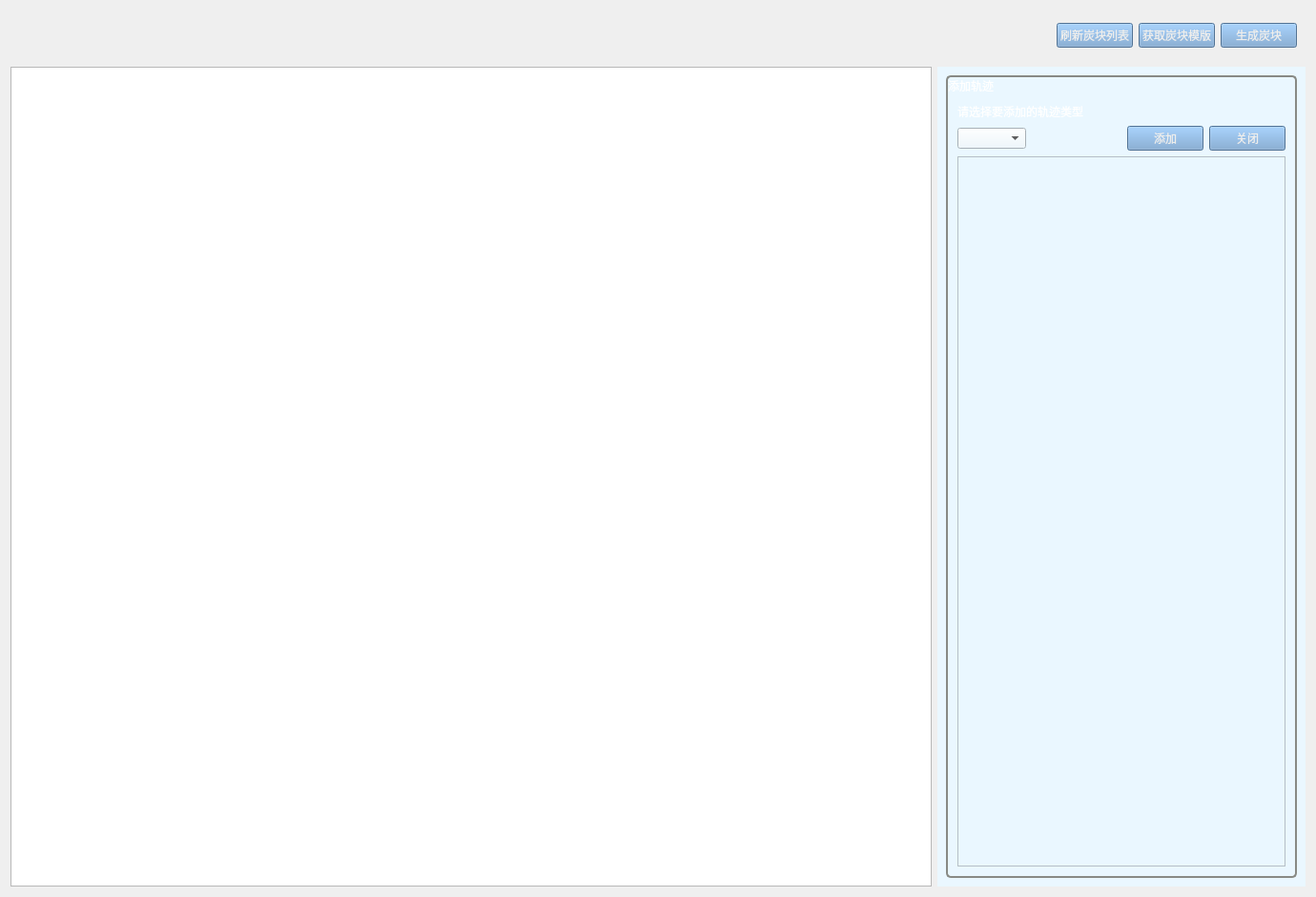
<?xml version="1.0" encoding="UTF-8"?>
<ui version="4.0">
 <class>TarPage</class>
 <widget class="QWidget" name="TarPage">
  <property name="geometry">
   <rect>
    <x>0</x>
    <y>0</y>
    <width>1380</width>
    <height>941</height>
   </rect>
  </property>
  <property name="windowTitle">
   <string>Form</string>
  </property>
  <layout class="QVBoxLayout" name="verticalLayout_3" stretch="0,0">
   <item>
    <widget class="QWidget" name="widget" native="true">
     <layout class="QHBoxLayout" name="horizontalLayout">
      <item>
       <widget class="QWidget" name="widget_3" native="true">
        <property name="sizePolicy">
         <sizepolicy hsizetype="Fixed" vsizetype="Maximum">
          <horstretch>0</horstretch>
          <verstretch>0</verstretch>
         </sizepolicy>
        </property>
        <property name="minimumSize">
         <size>
          <width>400</width>
          <height>35</height>
         </size>
        </property>
        <property name="styleSheet">
         <string notr="true">QWidget#widget_3{
	border-image: url(:/images/resources/背景栏.png);
}</string>
        </property>
        <layout class="QHBoxLayout" name="horizontalLayout_4">
         <item>
          <widget class="QLabel" name="label_messgae">
           <property name="styleSheet">
            <string notr="true">color: rgb(238, 238, 236);
background:transparent;</string>
           </property>
           <property name="text">
            <string/>
           </property>
          </widget>
         </item>
        </layout>
       </widget>
      </item>
      <item>
       <spacer name="horizontalSpacer_3">
        <property name="orientation">
         <enum>Qt::Horizontal</enum>
        </property>
        <property name="sizeType">
         <enum>QSizePolicy::Fixed</enum>
        </property>
        <property name="sizeHint" stdset="0">
         <size>
          <width>20</width>
          <height>20</height>
         </size>
        </property>
       </spacer>
      </item>
      <item>
       <widget class="QWidget" name="widget_4" native="true">
        <property name="sizePolicy">
         <sizepolicy hsizetype="Fixed" vsizetype="Preferred">
          <horstretch>0</horstretch>
          <verstretch>0</verstretch>
         </sizepolicy>
        </property>
        <property name="minimumSize">
         <size>
          <width>400</width>
          <height>0</height>
         </size>
        </property>
        <property name="styleSheet">
         <string notr="true">QWidget#widget_4{
	border-image: url(:/images/resources/背景栏.png);
}</string>
        </property>
        <layout class="QHBoxLayout" name="horizontalLayout_5">
         <item>
          <widget class="QLabel" name="label_operation">
           <property name="styleSheet">
            <string notr="true">color: rgb(238, 238, 236);
background:transparent;</string>
           </property>
           <property name="text">
            <string/>
           </property>
          </widget>
         </item>
        </layout>
       </widget>
      </item>
      <item>
       <spacer name="horizontalSpacer">
        <property name="orientation">
         <enum>Qt::Horizontal</enum>
        </property>
        <property name="sizeType">
         <enum>QSizePolicy::Expanding</enum>
        </property>
        <property name="sizeHint" stdset="0">
         <size>
          <width>300</width>
          <height>20</height>
         </size>
        </property>
       </spacer>
      </item>
      <item>
       <widget class="QPushButton" name="pushButton_update">
        <property name="sizePolicy">
         <sizepolicy hsizetype="Fixed" vsizetype="Fixed">
          <horstretch>0</horstretch>
          <verstretch>0</verstretch>
         </sizepolicy>
        </property>
        <property name="styleSheet">
         <string notr="true">color: rgb(238, 238, 236);
background-color: rgb(114, 159, 207);</string>
        </property>
        <property name="text">
         <string>刷新炭块列表</string>
        </property>
       </widget>
      </item>
      <item>
       <widget class="QPushButton" name="pushButton_template">
        <property name="sizePolicy">
         <sizepolicy hsizetype="Fixed" vsizetype="Fixed">
          <horstretch>0</horstretch>
          <verstretch>0</verstretch>
         </sizepolicy>
        </property>
        <property name="styleSheet">
         <string notr="true">color: rgb(238, 238, 236);
background-color: rgb(114, 159, 207);</string>
        </property>
        <property name="text">
         <string>获取炭块模版</string>
        </property>
       </widget>
      </item>
      <item>
       <widget class="QPushButton" name="pushButton_save">
        <property name="sizePolicy">
         <sizepolicy hsizetype="Fixed" vsizetype="Fixed">
          <horstretch>0</horstretch>
          <verstretch>0</verstretch>
         </sizepolicy>
        </property>
        <property name="styleSheet">
         <string notr="true">color: rgb(238, 238, 236);
background-color: rgb(114, 159, 207);</string>
        </property>
        <property name="text">
         <string>生成炭块</string>
        </property>
       </widget>
      </item>
     </layout>
    </widget>
   </item>
   <item>
    <layout class="QHBoxLayout" name="horizontalLayout_3" stretch="5,2">
     <item>
      <widget class="CarTreeView" name="treeView"/>
     </item>
     <item>
      <widget class="QWidget" name="widget_tar" native="true">
       <property name="styleSheet">
        <string notr="true">background-color: #eaf7ff;</string>
       </property>
       <layout class="QVBoxLayout" name="verticalLayout_2">
        <item>
         <widget class="QGroupBox" name="groupBox">
          <property name="styleSheet">
           <string notr="true">QGroupBox::title { color: white; font-size: 20pt;background-color: transparent; }
QGroupBox{     border: 2px solid rgb(136, 138, 133); 
        border-radius: 5px;
        margin-top: 1.5em; }</string>
          </property>
          <property name="title">
           <string>添加轨迹</string>
          </property>
          <layout class="QVBoxLayout" name="verticalLayout">
           <item>
            <widget class="QLabel" name="label">
             <property name="styleSheet">
              <string notr="true">color: #ffffff;
background:transparent;</string>
             </property>
             <property name="text">
              <string>请选择要添加的轨迹类型</string>
             </property>
            </widget>
           </item>
           <item>
            <layout class="QHBoxLayout" name="horizontalLayout_2">
             <item>
              <widget class="QComboBox" name="comboBox"/>
             </item>
             <item>
              <spacer name="horizontalSpacer_2">
               <property name="orientation">
                <enum>Qt::Horizontal</enum>
               </property>
               <property name="sizeHint" stdset="0">
                <size>
                 <width>40</width>
                 <height>20</height>
                </size>
               </property>
              </spacer>
             </item>
             <item>
              <widget class="QPushButton" name="pushButton_add">
               <property name="sizePolicy">
                <sizepolicy hsizetype="Fixed" vsizetype="Fixed">
                 <horstretch>0</horstretch>
                 <verstretch>0</verstretch>
                </sizepolicy>
               </property>
               <property name="styleSheet">
                <string notr="true">color: rgb(238, 238, 236);
background-color: rgb(114, 159, 207);</string>
               </property>
               <property name="text">
                <string>添加</string>
               </property>
              </widget>
             </item>
             <item>
              <widget class="QPushButton" name="pushButton_cancel">
               <property name="sizePolicy">
                <sizepolicy hsizetype="Fixed" vsizetype="Fixed">
                 <horstretch>0</horstretch>
                 <verstretch>0</verstretch>
                </sizepolicy>
               </property>
               <property name="styleSheet">
                <string notr="true">color: rgb(238, 238, 236);
background-color: rgb(114, 159, 207);</string>
               </property>
               <property name="text">
                <string>关闭</string>
               </property>
              </widget>
             </item>
            </layout>
           </item>
           <item>
            <widget class="QTreeView" name="treeView_tar"/>
           </item>
          </layout>
         </widget>
        </item>
       </layout>
      </widget>
     </item>
    </layout>
   </item>
  </layout>
 </widget>
 <customwidgets>
  <customwidget>
   <class>CarTreeView</class>
   <extends>QTreeView</extends>
   <header>carTreeView.h</header>
  </customwidget>
 </customwidgets>
 <resources/>
 <connections/>
</ui>
